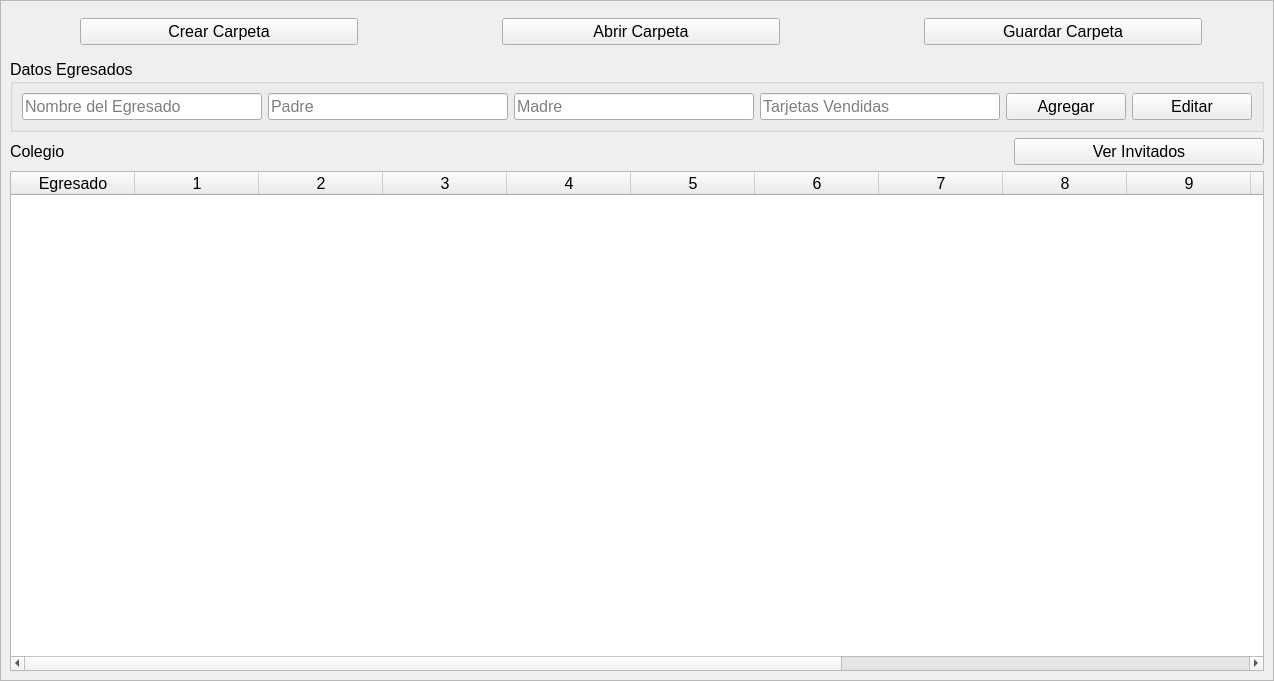
<?xml version="1.0" encoding="UTF-8"?>
<ui version="4.0">
 <class>MainWindow</class>
 <widget class="QMainWindow" name="MainWindow">
  <property name="geometry">
   <rect>
    <x>0</x>
    <y>0</y>
    <width>1274</width>
    <height>681</height>
   </rect>
  </property>
  <property name="windowTitle">
   <string>MainWindow</string>
  </property>
  <property name="windowIcon">
   <iconset resource="img/img.qrc">
    <normaloff>:/imga/lista.png</normaloff>:/imga/lista.png</iconset>
  </property>
  <widget class="QWidget" name="centralwidget">
   <property name="locale">
    <locale language="Spanish" country="Argentina"/>
   </property>
   <layout class="QVBoxLayout" name="verticalLayout">
    <property name="leftMargin">
     <number>0</number>
    </property>
    <property name="topMargin">
     <number>0</number>
    </property>
    <property name="rightMargin">
     <number>0</number>
    </property>
    <property name="bottomMargin">
     <number>0</number>
    </property>
    <item>
     <widget class="QFrame" name="frame">
      <property name="frameShape">
       <enum>QFrame::StyledPanel</enum>
      </property>
      <property name="frameShadow">
       <enum>QFrame::Raised</enum>
      </property>
      <layout class="QVBoxLayout" name="verticalLayout_2">
       <item>
        <layout class="QHBoxLayout" name="horizontalLayout_3" stretch="0,0,0">
         <property name="spacing">
          <number>20</number>
         </property>
         <property name="leftMargin">
          <number>8</number>
         </property>
         <property name="topMargin">
          <number>8</number>
         </property>
         <property name="rightMargin">
          <number>0</number>
         </property>
         <property name="bottomMargin">
          <number>8</number>
         </property>
         <item>
          <layout class="QHBoxLayout" name="horizontalLayout_6" stretch="2,9,2">
           <item>
            <spacer name="horizontalSpacer_2">
             <property name="orientation">
              <enum>Qt::Horizontal</enum>
             </property>
             <property name="sizeHint" stdset="0">
              <size>
               <width>40</width>
               <height>20</height>
              </size>
             </property>
            </spacer>
           </item>
           <item>
            <widget class="QPushButton" name="crearCarpeta">
             <property name="sizePolicy">
              <sizepolicy hsizetype="Minimum" vsizetype="Fixed">
               <horstretch>0</horstretch>
               <verstretch>0</verstretch>
              </sizepolicy>
             </property>
             <property name="font">
              <font>
               <pointsize>12</pointsize>
              </font>
             </property>
             <property name="text">
              <string notr="true">Crear Carpeta</string>
             </property>
             <property name="icon">
              <iconset>
               <normaloff>img/nuevacarpeta.png</normaloff>img/nuevacarpeta.png</iconset>
             </property>
             <property name="iconSize">
              <size>
               <width>45</width>
               <height>50</height>
              </size>
             </property>
             <property name="checkable">
              <bool>false</bool>
             </property>
             <property name="autoRepeat">
              <bool>false</bool>
             </property>
            </widget>
           </item>
           <item>
            <spacer name="horizontalSpacer_3">
             <property name="orientation">
              <enum>Qt::Horizontal</enum>
             </property>
             <property name="sizeHint" stdset="0">
              <size>
               <width>40</width>
               <height>20</height>
              </size>
             </property>
            </spacer>
           </item>
          </layout>
         </item>
         <item>
          <layout class="QHBoxLayout" name="horizontalLayout_5" stretch="2,9,2">
           <item>
            <spacer name="horizontalSpacer_4">
             <property name="orientation">
              <enum>Qt::Horizontal</enum>
             </property>
             <property name="sizeHint" stdset="0">
              <size>
               <width>40</width>
               <height>20</height>
              </size>
             </property>
            </spacer>
           </item>
           <item>
            <widget class="QPushButton" name="abrirCarpeta">
             <property name="sizePolicy">
              <sizepolicy hsizetype="Minimum" vsizetype="Fixed">
               <horstretch>0</horstretch>
               <verstretch>0</verstretch>
              </sizepolicy>
             </property>
             <property name="font">
              <font>
               <pointsize>12</pointsize>
              </font>
             </property>
             <property name="text">
              <string>Abrir Carpeta</string>
             </property>
             <property name="icon">
              <iconset>
               <normaloff>img/abrircarpeta.png</normaloff>img/abrircarpeta.png</iconset>
             </property>
             <property name="iconSize">
              <size>
               <width>45</width>
               <height>50</height>
              </size>
             </property>
            </widget>
           </item>
           <item>
            <spacer name="horizontalSpacer_5">
             <property name="orientation">
              <enum>Qt::Horizontal</enum>
             </property>
             <property name="sizeHint" stdset="0">
              <size>
               <width>40</width>
               <height>20</height>
              </size>
             </property>
            </spacer>
           </item>
          </layout>
         </item>
         <item>
          <layout class="QHBoxLayout" name="horizontalLayout_4" stretch="2,9,2">
           <item>
            <spacer name="horizontalSpacer">
             <property name="orientation">
              <enum>Qt::Horizontal</enum>
             </property>
             <property name="sizeHint" stdset="0">
              <size>
               <width>40</width>
               <height>20</height>
              </size>
             </property>
            </spacer>
           </item>
           <item>
            <widget class="QPushButton" name="guardar">
             <property name="sizePolicy">
              <sizepolicy hsizetype="Minimum" vsizetype="Fixed">
               <horstretch>0</horstretch>
               <verstretch>0</verstretch>
              </sizepolicy>
             </property>
             <property name="font">
              <font>
               <pointsize>12</pointsize>
              </font>
             </property>
             <property name="text">
              <string>Guardar Carpeta</string>
             </property>
             <property name="icon">
              <iconset>
               <normaloff>img/guardarcarpeta.png</normaloff>img/guardarcarpeta.png</iconset>
             </property>
             <property name="iconSize">
              <size>
               <width>45</width>
               <height>50</height>
              </size>
             </property>
            </widget>
           </item>
           <item>
            <spacer name="horizontalSpacer_6">
             <property name="orientation">
              <enum>Qt::Horizontal</enum>
             </property>
             <property name="sizeHint" stdset="0">
              <size>
               <width>40</width>
               <height>20</height>
              </size>
             </property>
            </spacer>
           </item>
          </layout>
         </item>
        </layout>
       </item>
       <item>
        <layout class="QHBoxLayout" name="horizontalLayout">
         <item>
          <widget class="QGroupBox" name="groupBox">
           <property name="font">
            <font>
             <pointsize>12</pointsize>
            </font>
           </property>
           <property name="title">
            <string>Datos Egresados</string>
           </property>
           <layout class="QHBoxLayout" name="horizontalLayout_2" stretch="2,2,2,2,1,1">
            <item>
             <widget class="QLineEdit" name="nombre">
              <property name="inputMask">
               <string/>
              </property>
              <property name="placeholderText">
               <string>Nombre del Egresado</string>
              </property>
             </widget>
            </item>
            <item>
             <widget class="QLineEdit" name="padre">
              <property name="text">
               <string/>
              </property>
              <property name="placeholderText">
               <string>Padre</string>
              </property>
             </widget>
            </item>
            <item>
             <widget class="QLineEdit" name="madre">
              <property name="layoutDirection">
               <enum>Qt::RightToLeft</enum>
              </property>
              <property name="text">
               <string/>
              </property>
              <property name="placeholderText">
               <string>Madre</string>
              </property>
             </widget>
            </item>
            <item>
             <widget class="QLineEdit" name="tarjetas">
              <property name="placeholderText">
               <string>Tarjetas Vendidas</string>
              </property>
             </widget>
            </item>
            <item>
             <widget class="QPushButton" name="agregarBoton">
              <property name="text">
               <string>Agregar</string>
              </property>
             </widget>
            </item>
            <item>
             <widget class="QPushButton" name="editarBoton">
              <property name="text">
               <string>Editar</string>
              </property>
             </widget>
            </item>
           </layout>
          </widget>
         </item>
        </layout>
       </item>
       <item>
        <layout class="QVBoxLayout" name="verticalLayout_3">
         <item>
          <layout class="QHBoxLayout" name="horizontalLayout_8" stretch="8,2">
           <item>
            <widget class="QLabel" name="nombreColegio">
             <property name="font">
              <font>
               <pointsize>12</pointsize>
              </font>
             </property>
             <property name="text">
              <string>Colegio</string>
             </property>
            </widget>
           </item>
           <item>
            <widget class="QPushButton" name="verInvitados">
             <property name="font">
              <font>
               <pointsize>12</pointsize>
              </font>
             </property>
             <property name="text">
              <string>Ver Invitados</string>
             </property>
            </widget>
           </item>
          </layout>
         </item>
         <item>
          <widget class="QTableWidget" name="tabla_egresados">
           <property name="enabled">
            <bool>true</bool>
           </property>
           <property name="font">
            <font>
             <pointsize>12</pointsize>
            </font>
           </property>
           <property name="autoFillBackground">
            <bool>false</bool>
           </property>
           <property name="alternatingRowColors">
            <bool>true</bool>
           </property>
           <attribute name="horizontalHeaderVisible">
            <bool>true</bool>
           </attribute>
           <attribute name="horizontalHeaderCascadingSectionResizes">
            <bool>false</bool>
           </attribute>
           <attribute name="horizontalHeaderDefaultSectionSize">
            <number>124</number>
           </attribute>
           <attribute name="horizontalHeaderHighlightSections">
            <bool>false</bool>
           </attribute>
           <attribute name="horizontalHeaderShowSortIndicator" stdset="0">
            <bool>false</bool>
           </attribute>
           <attribute name="horizontalHeaderStretchLastSection">
            <bool>true</bool>
           </attribute>
           <attribute name="verticalHeaderStretchLastSection">
            <bool>false</bool>
           </attribute>
           <column>
            <property name="text">
             <string>Egresado</string>
            </property>
           </column>
           <column>
            <property name="text">
             <string>1</string>
            </property>
            <property name="textAlignment">
             <set>AlignCenter</set>
            </property>
           </column>
           <column>
            <property name="text">
             <string>2</string>
            </property>
           </column>
           <column>
            <property name="text">
             <string>3</string>
            </property>
           </column>
           <column>
            <property name="text">
             <string>4</string>
            </property>
           </column>
           <column>
            <property name="text">
             <string>5</string>
            </property>
           </column>
           <column>
            <property name="text">
             <string>6</string>
            </property>
           </column>
           <column>
            <property name="text">
             <string>7</string>
            </property>
           </column>
           <column>
            <property name="text">
             <string>8</string>
            </property>
           </column>
           <column>
            <property name="text">
             <string>9</string>
            </property>
           </column>
           <column>
            <property name="text">
             <string>10</string>
            </property>
           </column>
           <column>
            <property name="text">
             <string>11</string>
            </property>
           </column>
           <column>
            <property name="text">
             <string>12</string>
            </property>
           </column>
           <column>
            <property name="text">
             <string>Padres/Tutores</string>
            </property>
           </column>
           <column>
            <property name="text">
             <string>Tarjetas</string>
            </property>
            <property name="textAlignment">
             <set>AlignCenter</set>
            </property>
           </column>
          </widget>
         </item>
        </layout>
       </item>
      </layout>
     </widget>
    </item>
   </layout>
  </widget>
 </widget>
 <resources>
  <include location="img/img.qrc"/>
 </resources>
 <connections/>
</ui>
